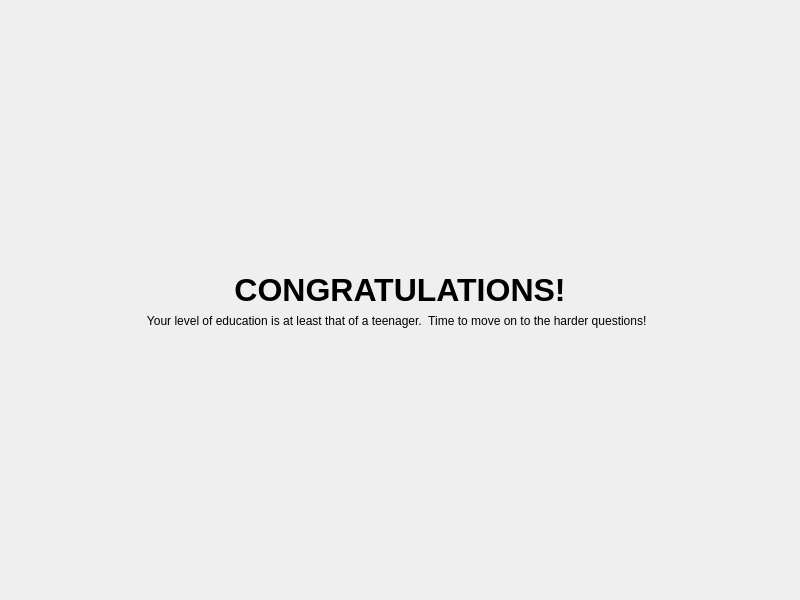
<?xml version="1.0" encoding="UTF-8"?>
<ui version="4.0">
 <class>tmc::suyudo::R13VerityPassPage</class>
 <widget class="QWizardPage" name="tmc::suyudo::R13VerityPassPage">
  <property name="geometry">
   <rect>
    <x>0</x>
    <y>0</y>
    <width>800</width>
    <height>600</height>
   </rect>
  </property>
  <property name="windowTitle">
   <string>WizardPage</string>
  </property>
  <layout class="QVBoxLayout" name="verticalLayout">
   <item>
    <spacer name="verticalSpacer_2">
     <property name="orientation">
      <enum>Qt::Orientation::Vertical</enum>
     </property>
     <property name="sizeHint" stdset="0">
      <size>
       <width>20</width>
       <height>40</height>
      </size>
     </property>
    </spacer>
   </item>
   <item>
    <widget class="QLabel" name="label">
     <property name="font">
      <font>
       <pointsize>24</pointsize>
       <bold>true</bold>
      </font>
     </property>
     <property name="text">
      <string>CONGRATULATIONS!</string>
     </property>
     <property name="alignment">
      <set>Qt::AlignmentFlag::AlignCenter</set>
     </property>
    </widget>
   </item>
   <item>
    <widget class="QLabel" name="label_2">
     <property name="text">
      <string>Your level of education is at least that of a teenager.  Time to move on to the harder questions!  </string>
     </property>
     <property name="alignment">
      <set>Qt::AlignmentFlag::AlignCenter</set>
     </property>
    </widget>
   </item>
   <item>
    <spacer name="verticalSpacer">
     <property name="orientation">
      <enum>Qt::Orientation::Vertical</enum>
     </property>
     <property name="sizeHint" stdset="0">
      <size>
       <width>20</width>
       <height>248</height>
      </size>
     </property>
    </spacer>
   </item>
  </layout>
 </widget>
 <resources/>
 <connections/>
</ui>
